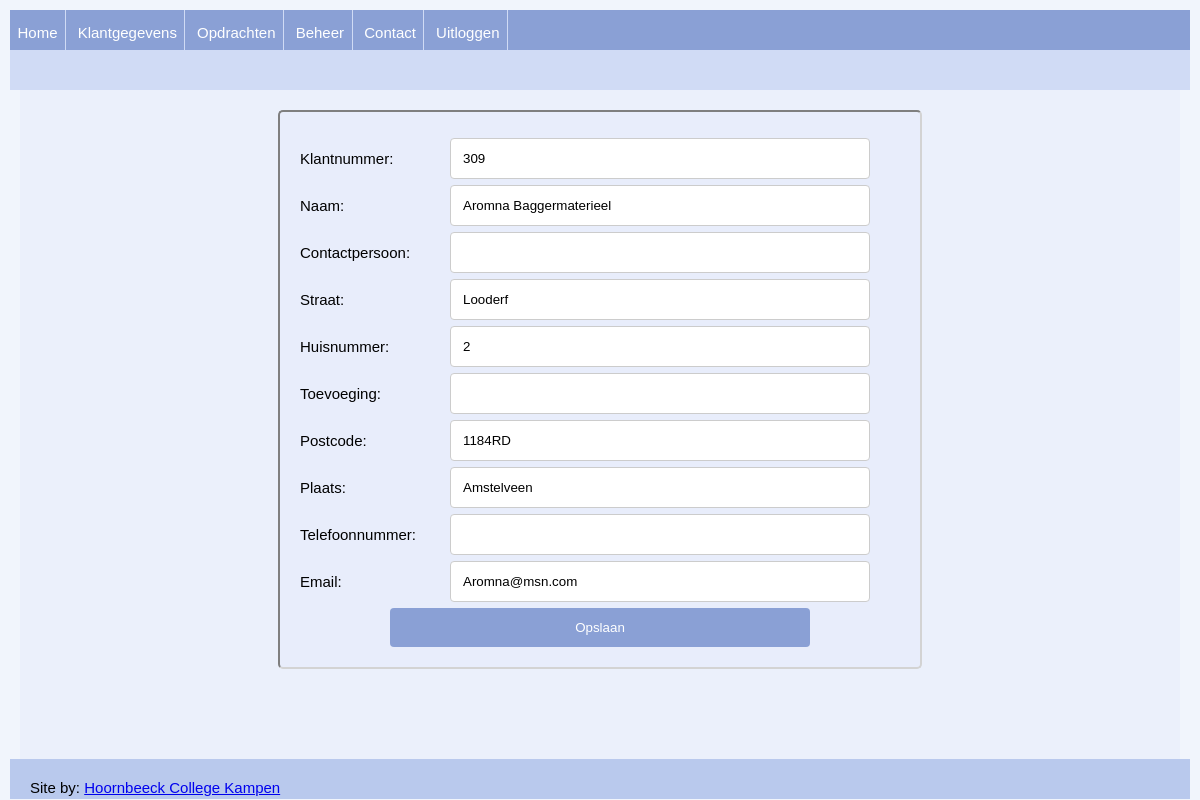
The page /klant_edit.php?id=309 on the database its author committed.
### tables this page shows
CREATE TABLE `Klant` (
  `id` int(11) NOT NULL AUTO_INCREMENT,
  `naam` varchar(80) NOT NULL,
  `cp` varchar(80) DEFAULT NULL COMMENT 'Contactpersoon',
  `straat` varchar(80) NOT NULL,
  `huisnummer` int(11) NOT NULL,
  `toevoeging` varchar(45) DEFAULT NULL,
  `postcode` varchar(6) DEFAULT NULL,
  `plaats` varchar(60) DEFAULT NULL,
  `telefoon` varchar(45) DEFAULT NULL,
  `notitie` varchar(255) DEFAULT NULL,
  PRIMARY KEY (`id`)
);

### klant_edit.php (the view, shortened to what this page needs)
<?php
include 'inc/header.php';
echo '<header class="head">';
echo '</header>';
echo '<main class="main-content">';
echo '<div id="frmDetail">';
if (isset($_GET["id"])) {
    $klantId = $_GET["id"];
} else {
    header('refresh:2;url=klanten.php');
}
$query = "SELECT * FROM klant WHERE id = $klantId";
$result = mysqli_query($dbconn, $query) or die("Error: " . mysqli_error($dbconn));
$klant = mysqli_fetch_array($result);
?>
<div>
    <form action="dataverwerken.php" method="post" class="frmDetail">
        <label for="fklantnr">Klantnummer:</label>
        <input type="text" id="fklantnr" name="fklantnr" value="<?php echo $klant['id']; ?>" readonly>
        <label for="fnaam">Naam:</label>
        <input type="text" id="fnaam" name="fnaam" value="<?php echo $klant['naam']; ?>">
        <label for="fcp">Contactpersoon:</label>
        <input type="text" id="fcp" name="fcp" value="<?php echo $klant['cp']; ?>">
        <label for="fstraat">Straat:</label>
        <input type="text" id="fstraat" name="fstraat" value="<?php echo $klant['straat']; ?>">
        <label for="fhuisnr">Huisnummer:</label>
        <input type="text" id="fhuisnr" name="fhuisnr" value="<?php echo $klant['huisnummer']; ?>">
        <label for="ftoevoeging">Toevoeging:</label>
        <input type="text" id="ftoevoeging" name="ftoevoeging" value="<?php echo $klant['toevoeging']; ?>">
        <label for="fpostcode">Postcode:</label>
        <input type="text" id="fpostcode" name="fpostcode" value="<?php echo $klant['postcode']; ?>">
        <label for="fplaats">Plaats:</label>
        <input type="text" id="fplaats" name="fplaats" value="<?php echo $klant['plaats']; ?>">
        <label for="ftelefoon">Telefoonnummer:</label>
        <input type="text" id="ftelefoon" name="ftelefoon" value="<?php echo $klant['telefoon']; ?>">
        <label for="femail">Email:</label>
        <input type="text" id="fnotitie" name="fnotitie" value="<?php echo $klant['notitie']; ?>">
        <div class="submitbtn">
            <input type="submit" name="submit" value="Opslaan" class="btnDetailSubmit">
        </div>
    </form>
</div>
<?php
echo '</main>';
include 'inc/footer.php';
?>

### css/nav.css (style rules this page uses)
:root { --primary0: rgba(138,160,213,1); --primary1: rgba(161,181,226,1); --primary2: rgba(185,201,237,1); --primary3: rgba(208,219,245,1); --primary4: rgba(229,236,251,0.5); --hover: rgba(255, 111, 78, 0.2); }
body { margin: 0; padding: 0; font-size: 15px; font-family: heebo, verdana, sans-serif; background-color: var(--primary4); }

### css/style.css (style rules this page uses)
:root { --primary0: rgba(138,160,213,1); --primary1: rgba(161,181,226,1); --primary2: rgba(185,201,237,1); --primary3: rgba(208,219,245,1); --primary4: rgba(229,236,251,0.5); --hover: rgba(255, 111, 78, 0.2); }
* { box-sizing: border-box; margin: 0; padding: 0; }
body { margin: 10px; }
.head { background-color: var(--primary3); padding: 10px; grid-area: head; }
.main-content { background-color: var(--primary4); padding: 20px; grid-area: main; height: 100%; }
input[type=text], input[type=password] { width: 70%; padding: 12px; border: 1px solid #ccc; border-radius: 4px; resize: vertical; }
input[type=submit] { background-color: var(--primary0); color: white; width: 20%; padding: 12px 20px; border: none; border-radius: 4px; cursor: pointer; float: none; position: relative; }
#frmDetail > * { margin: auto; background-color: var(--primary4); border:lightgray inset 2px; border-radius: 5px; padding: 20px; }
#frmDetail { display: flex; height: 300px; }
.frmDetail { width: 600px; }
.frmDetail label { padding: 12px 5px 2px 0; display: flex; float: left; width: 25%; margin-top: 6px; }
.frmDetail input { float: left; width: 70%; margin-top: 6px; }
.submitbtn { width: 100%; display: flex; justify-content: center; }

### rows shown on the page
klant: fklantnr "309", fnaam "Aromna Baggermaterieel", fstraat "Looderf", fhuisnr "2", fpostcode "1184RD", fplaats "Amstelveen", fnotitie "Aromna@msn.com"
